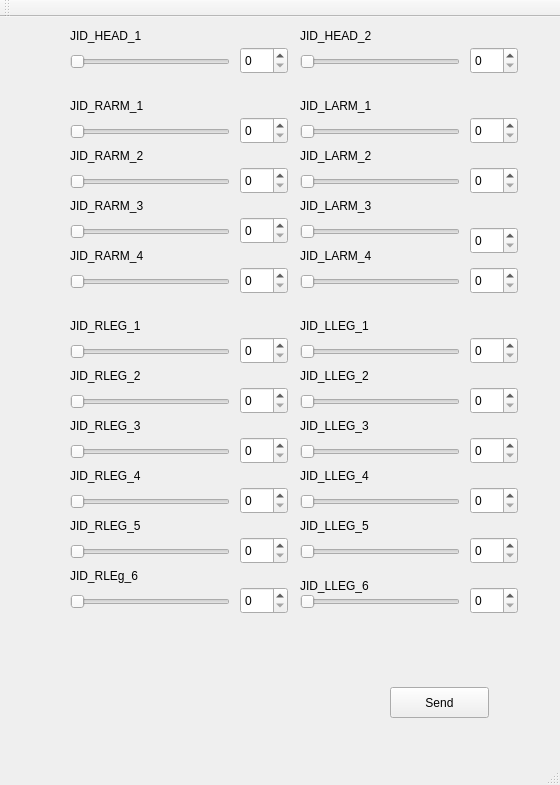
<?xml version="1.0" encoding="UTF-8"?>
<ui version="4.0">
 <class>MainWindow</class>
 <widget class="QMainWindow" name="MainWindow">
  <property name="geometry">
   <rect>
    <x>0</x>
    <y>0</y>
    <width>560</width>
    <height>785</height>
   </rect>
  </property>
  <property name="windowTitle">
   <string>MainWindow</string>
  </property>
  <widget class="QWidget" name="centralWidget">
   <widget class="QSlider" name="RARM_1_Slider">
    <property name="geometry">
     <rect>
      <x>70</x>
      <y>100</y>
      <width>160</width>
      <height>29</height>
     </rect>
    </property>
    <property name="orientation">
     <enum>Qt::Horizontal</enum>
    </property>
   </widget>
   <widget class="QPushButton" name="pushButton">
    <property name="geometry">
     <rect>
      <x>390</x>
      <y>670</y>
      <width>99</width>
      <height>31</height>
     </rect>
    </property>
    <property name="text">
     <string>Send</string>
    </property>
   </widget>
   <widget class="QSlider" name="LARM_1_Slider">
    <property name="geometry">
     <rect>
      <x>300</x>
      <y>100</y>
      <width>160</width>
      <height>29</height>
     </rect>
    </property>
    <property name="orientation">
     <enum>Qt::Horizontal</enum>
    </property>
   </widget>
   <widget class="QSlider" name="RARM_2_Slider">
    <property name="geometry">
     <rect>
      <x>70</x>
      <y>150</y>
      <width>160</width>
      <height>29</height>
     </rect>
    </property>
    <property name="orientation">
     <enum>Qt::Horizontal</enum>
    </property>
   </widget>
   <widget class="QSlider" name="LARM_2_Slider">
    <property name="geometry">
     <rect>
      <x>300</x>
      <y>150</y>
      <width>160</width>
      <height>29</height>
     </rect>
    </property>
    <property name="orientation">
     <enum>Qt::Horizontal</enum>
    </property>
   </widget>
   <widget class="QSlider" name="RARM_3_Slider">
    <property name="geometry">
     <rect>
      <x>70</x>
      <y>200</y>
      <width>160</width>
      <height>29</height>
     </rect>
    </property>
    <property name="orientation">
     <enum>Qt::Horizontal</enum>
    </property>
   </widget>
   <widget class="QSlider" name="RARM_4_Slider">
    <property name="geometry">
     <rect>
      <x>70</x>
      <y>250</y>
      <width>160</width>
      <height>29</height>
     </rect>
    </property>
    <property name="orientation">
     <enum>Qt::Horizontal</enum>
    </property>
   </widget>
   <widget class="QSlider" name="LARM_3_Slider">
    <property name="geometry">
     <rect>
      <x>300</x>
      <y>200</y>
      <width>160</width>
      <height>29</height>
     </rect>
    </property>
    <property name="orientation">
     <enum>Qt::Horizontal</enum>
    </property>
   </widget>
   <widget class="QSlider" name="LARM_4_Slider">
    <property name="geometry">
     <rect>
      <x>300</x>
      <y>250</y>
      <width>160</width>
      <height>29</height>
     </rect>
    </property>
    <property name="orientation">
     <enum>Qt::Horizontal</enum>
    </property>
   </widget>
   <widget class="QSlider" name="RLEG_1_Slider">
    <property name="geometry">
     <rect>
      <x>70</x>
      <y>320</y>
      <width>160</width>
      <height>29</height>
     </rect>
    </property>
    <property name="orientation">
     <enum>Qt::Horizontal</enum>
    </property>
   </widget>
   <widget class="QSlider" name="RLEG_2_Slider">
    <property name="geometry">
     <rect>
      <x>70</x>
      <y>370</y>
      <width>160</width>
      <height>29</height>
     </rect>
    </property>
    <property name="orientation">
     <enum>Qt::Horizontal</enum>
    </property>
   </widget>
   <widget class="QSlider" name="RLEG_3_Slider">
    <property name="geometry">
     <rect>
      <x>70</x>
      <y>420</y>
      <width>160</width>
      <height>29</height>
     </rect>
    </property>
    <property name="orientation">
     <enum>Qt::Horizontal</enum>
    </property>
   </widget>
   <widget class="QSlider" name="RLEG_4_Slider">
    <property name="geometry">
     <rect>
      <x>70</x>
      <y>520</y>
      <width>160</width>
      <height>29</height>
     </rect>
    </property>
    <property name="orientation">
     <enum>Qt::Horizontal</enum>
    </property>
   </widget>
   <widget class="QSlider" name="RLEG_5_Slider">
    <property name="geometry">
     <rect>
      <x>70</x>
      <y>470</y>
      <width>160</width>
      <height>29</height>
     </rect>
    </property>
    <property name="orientation">
     <enum>Qt::Horizontal</enum>
    </property>
   </widget>
   <widget class="QSlider" name="RLEG_6_Slider">
    <property name="geometry">
     <rect>
      <x>70</x>
      <y>570</y>
      <width>160</width>
      <height>29</height>
     </rect>
    </property>
    <property name="orientation">
     <enum>Qt::Horizontal</enum>
    </property>
   </widget>
   <widget class="QSlider" name="LLEG_1_Slider">
    <property name="geometry">
     <rect>
      <x>300</x>
      <y>320</y>
      <width>160</width>
      <height>29</height>
     </rect>
    </property>
    <property name="orientation">
     <enum>Qt::Horizontal</enum>
    </property>
   </widget>
   <widget class="QSlider" name="LLEG_2_Slider">
    <property name="geometry">
     <rect>
      <x>300</x>
      <y>370</y>
      <width>160</width>
      <height>29</height>
     </rect>
    </property>
    <property name="orientation">
     <enum>Qt::Horizontal</enum>
    </property>
   </widget>
   <widget class="QSlider" name="LLEG_3_Slider">
    <property name="geometry">
     <rect>
      <x>300</x>
      <y>420</y>
      <width>160</width>
      <height>29</height>
     </rect>
    </property>
    <property name="orientation">
     <enum>Qt::Horizontal</enum>
    </property>
   </widget>
   <widget class="QSlider" name="LLEG_4_Slider">
    <property name="geometry">
     <rect>
      <x>300</x>
      <y>470</y>
      <width>160</width>
      <height>29</height>
     </rect>
    </property>
    <property name="orientation">
     <enum>Qt::Horizontal</enum>
    </property>
   </widget>
   <widget class="QSlider" name="LLEG_5_Slider">
    <property name="geometry">
     <rect>
      <x>300</x>
      <y>520</y>
      <width>160</width>
      <height>29</height>
     </rect>
    </property>
    <property name="orientation">
     <enum>Qt::Horizontal</enum>
    </property>
   </widget>
   <widget class="QSlider" name="LLEG_6_Slider">
    <property name="geometry">
     <rect>
      <x>300</x>
      <y>570</y>
      <width>160</width>
      <height>29</height>
     </rect>
    </property>
    <property name="orientation">
     <enum>Qt::Horizontal</enum>
    </property>
   </widget>
   <widget class="QSpinBox" name="RARM_1_Spin">
    <property name="geometry">
     <rect>
      <x>240</x>
      <y>100</y>
      <width>48</width>
      <height>27</height>
     </rect>
    </property>
   </widget>
   <widget class="QSpinBox" name="RARM_2_Spin">
    <property name="geometry">
     <rect>
      <x>240</x>
      <y>150</y>
      <width>48</width>
      <height>27</height>
     </rect>
    </property>
   </widget>
   <widget class="QSpinBox" name="RARM_3_Spin">
    <property name="geometry">
     <rect>
      <x>240</x>
      <y>200</y>
      <width>48</width>
      <height>27</height>
     </rect>
    </property>
   </widget>
   <widget class="QSpinBox" name="RARM_4_Spin">
    <property name="geometry">
     <rect>
      <x>240</x>
      <y>250</y>
      <width>48</width>
      <height>27</height>
     </rect>
    </property>
   </widget>
   <widget class="QSpinBox" name="RLEG_1_Spin">
    <property name="geometry">
     <rect>
      <x>240</x>
      <y>320</y>
      <width>48</width>
      <height>27</height>
     </rect>
    </property>
   </widget>
   <widget class="QSpinBox" name="RLEG_2_Spin">
    <property name="geometry">
     <rect>
      <x>240</x>
      <y>370</y>
      <width>48</width>
      <height>27</height>
     </rect>
    </property>
   </widget>
   <widget class="QSpinBox" name="RLEG_3_Spin">
    <property name="geometry">
     <rect>
      <x>240</x>
      <y>420</y>
      <width>48</width>
      <height>27</height>
     </rect>
    </property>
   </widget>
   <widget class="QSpinBox" name="RLEG_4_Spin">
    <property name="geometry">
     <rect>
      <x>240</x>
      <y>470</y>
      <width>48</width>
      <height>27</height>
     </rect>
    </property>
   </widget>
   <widget class="QSpinBox" name="RLEG_5_Spin">
    <property name="geometry">
     <rect>
      <x>240</x>
      <y>520</y>
      <width>48</width>
      <height>27</height>
     </rect>
    </property>
   </widget>
   <widget class="QSpinBox" name="RLEG_6_Spin">
    <property name="geometry">
     <rect>
      <x>240</x>
      <y>570</y>
      <width>48</width>
      <height>27</height>
     </rect>
    </property>
   </widget>
   <widget class="QSlider" name="HEAD_1_Slider">
    <property name="geometry">
     <rect>
      <x>70</x>
      <y>30</y>
      <width>160</width>
      <height>29</height>
     </rect>
    </property>
    <property name="orientation">
     <enum>Qt::Horizontal</enum>
    </property>
   </widget>
   <widget class="QSlider" name="HEAD_2_Slider">
    <property name="geometry">
     <rect>
      <x>300</x>
      <y>30</y>
      <width>160</width>
      <height>29</height>
     </rect>
    </property>
    <property name="orientation">
     <enum>Qt::Horizontal</enum>
    </property>
   </widget>
   <widget class="QSpinBox" name="HEAD_1_Spin">
    <property name="geometry">
     <rect>
      <x>240</x>
      <y>30</y>
      <width>48</width>
      <height>27</height>
     </rect>
    </property>
   </widget>
   <widget class="QSpinBox" name="HEAD_2_Spin">
    <property name="geometry">
     <rect>
      <x>470</x>
      <y>30</y>
      <width>48</width>
      <height>27</height>
     </rect>
    </property>
   </widget>
   <widget class="QSpinBox" name="LARM_1_Spin">
    <property name="geometry">
     <rect>
      <x>470</x>
      <y>100</y>
      <width>48</width>
      <height>27</height>
     </rect>
    </property>
   </widget>
   <widget class="QSpinBox" name="LARM_2_Spin">
    <property name="geometry">
     <rect>
      <x>470</x>
      <y>150</y>
      <width>48</width>
      <height>27</height>
     </rect>
    </property>
   </widget>
   <widget class="QSpinBox" name="LARM_3_Spin">
    <property name="geometry">
     <rect>
      <x>470</x>
      <y>210</y>
      <width>48</width>
      <height>27</height>
     </rect>
    </property>
   </widget>
   <widget class="QSpinBox" name="LARM_4_Spin">
    <property name="geometry">
     <rect>
      <x>470</x>
      <y>250</y>
      <width>48</width>
      <height>27</height>
     </rect>
    </property>
   </widget>
   <widget class="QSpinBox" name="LLEG_1_Spin">
    <property name="geometry">
     <rect>
      <x>470</x>
      <y>320</y>
      <width>48</width>
      <height>27</height>
     </rect>
    </property>
   </widget>
   <widget class="QSpinBox" name="LLEG_2_Spin">
    <property name="geometry">
     <rect>
      <x>470</x>
      <y>370</y>
      <width>48</width>
      <height>27</height>
     </rect>
    </property>
   </widget>
   <widget class="QSpinBox" name="LLEG_3_Spin">
    <property name="geometry">
     <rect>
      <x>470</x>
      <y>420</y>
      <width>48</width>
      <height>27</height>
     </rect>
    </property>
   </widget>
   <widget class="QSpinBox" name="LLEG_4_Spin">
    <property name="geometry">
     <rect>
      <x>470</x>
      <y>470</y>
      <width>48</width>
      <height>27</height>
     </rect>
    </property>
   </widget>
   <widget class="QSpinBox" name="LLEG_5_Spin">
    <property name="geometry">
     <rect>
      <x>470</x>
      <y>520</y>
      <width>48</width>
      <height>27</height>
     </rect>
    </property>
   </widget>
   <widget class="QSpinBox" name="LLEG_6_Spin">
    <property name="geometry">
     <rect>
      <x>470</x>
      <y>570</y>
      <width>48</width>
      <height>27</height>
     </rect>
    </property>
   </widget>
   <widget class="QLabel" name="label_2">
    <property name="geometry">
     <rect>
      <x>70</x>
      <y>10</y>
      <width>101</width>
      <height>17</height>
     </rect>
    </property>
    <property name="text">
     <string>JID_HEAD_1</string>
    </property>
   </widget>
   <widget class="QLabel" name="label_3">
    <property name="geometry">
     <rect>
      <x>300</x>
      <y>10</y>
      <width>91</width>
      <height>17</height>
     </rect>
    </property>
    <property name="text">
     <string>JID_HEAD_2</string>
    </property>
   </widget>
   <widget class="QLabel" name="label_4">
    <property name="geometry">
     <rect>
      <x>70</x>
      <y>80</y>
      <width>101</width>
      <height>17</height>
     </rect>
    </property>
    <property name="text">
     <string>JID_RARM_1</string>
    </property>
   </widget>
   <widget class="QLabel" name="label_5">
    <property name="geometry">
     <rect>
      <x>300</x>
      <y>80</y>
      <width>101</width>
      <height>17</height>
     </rect>
    </property>
    <property name="text">
     <string>JID_LARM_1</string>
    </property>
   </widget>
   <widget class="QLabel" name="label_6">
    <property name="geometry">
     <rect>
      <x>70</x>
      <y>130</y>
      <width>101</width>
      <height>17</height>
     </rect>
    </property>
    <property name="text">
     <string>JID_RARM_2</string>
    </property>
   </widget>
   <widget class="QLabel" name="label_7">
    <property name="geometry">
     <rect>
      <x>70</x>
      <y>180</y>
      <width>101</width>
      <height>17</height>
     </rect>
    </property>
    <property name="text">
     <string>JID_RARM_3</string>
    </property>
   </widget>
   <widget class="QLabel" name="label_8">
    <property name="geometry">
     <rect>
      <x>70</x>
      <y>230</y>
      <width>101</width>
      <height>17</height>
     </rect>
    </property>
    <property name="text">
     <string>JID_RARM_4</string>
    </property>
   </widget>
   <widget class="QLabel" name="label_9">
    <property name="geometry">
     <rect>
      <x>70</x>
      <y>300</y>
      <width>101</width>
      <height>17</height>
     </rect>
    </property>
    <property name="text">
     <string>JID_RLEG_1</string>
    </property>
   </widget>
   <widget class="QLabel" name="label_10">
    <property name="geometry">
     <rect>
      <x>70</x>
      <y>350</y>
      <width>101</width>
      <height>17</height>
     </rect>
    </property>
    <property name="text">
     <string>JID_RLEG_2</string>
    </property>
   </widget>
   <widget class="QLabel" name="label_11">
    <property name="geometry">
     <rect>
      <x>70</x>
      <y>400</y>
      <width>101</width>
      <height>17</height>
     </rect>
    </property>
    <property name="text">
     <string>JID_RLEG_3</string>
    </property>
   </widget>
   <widget class="QLabel" name="label_12">
    <property name="geometry">
     <rect>
      <x>70</x>
      <y>450</y>
      <width>101</width>
      <height>17</height>
     </rect>
    </property>
    <property name="text">
     <string>JID_RLEG_4</string>
    </property>
   </widget>
   <widget class="QLabel" name="label_13">
    <property name="geometry">
     <rect>
      <x>70</x>
      <y>500</y>
      <width>101</width>
      <height>17</height>
     </rect>
    </property>
    <property name="text">
     <string>JID_RLEG_5</string>
    </property>
   </widget>
   <widget class="QLabel" name="label_14">
    <property name="geometry">
     <rect>
      <x>70</x>
      <y>550</y>
      <width>101</width>
      <height>17</height>
     </rect>
    </property>
    <property name="text">
     <string>JID_RLEg_6</string>
    </property>
   </widget>
   <widget class="QLabel" name="label_15">
    <property name="geometry">
     <rect>
      <x>300</x>
      <y>130</y>
      <width>101</width>
      <height>17</height>
     </rect>
    </property>
    <property name="text">
     <string>JID_LARM_2</string>
    </property>
   </widget>
   <widget class="QLabel" name="label_16">
    <property name="geometry">
     <rect>
      <x>300</x>
      <y>180</y>
      <width>101</width>
      <height>17</height>
     </rect>
    </property>
    <property name="text">
     <string>JID_LARM_3</string>
    </property>
   </widget>
   <widget class="QLabel" name="label_17">
    <property name="geometry">
     <rect>
      <x>300</x>
      <y>230</y>
      <width>101</width>
      <height>17</height>
     </rect>
    </property>
    <property name="text">
     <string>JID_LARM_4</string>
    </property>
   </widget>
   <widget class="QLabel" name="label_18">
    <property name="geometry">
     <rect>
      <x>300</x>
      <y>300</y>
      <width>101</width>
      <height>17</height>
     </rect>
    </property>
    <property name="text">
     <string>JID_LLEG_1</string>
    </property>
   </widget>
   <widget class="QLabel" name="label_19">
    <property name="geometry">
     <rect>
      <x>300</x>
      <y>350</y>
      <width>101</width>
      <height>17</height>
     </rect>
    </property>
    <property name="text">
     <string>JID_LLEG_2</string>
    </property>
   </widget>
   <widget class="QLabel" name="label_20">
    <property name="geometry">
     <rect>
      <x>300</x>
      <y>400</y>
      <width>101</width>
      <height>17</height>
     </rect>
    </property>
    <property name="text">
     <string>JID_LLEG_3</string>
    </property>
   </widget>
   <widget class="QLabel" name="label_21">
    <property name="geometry">
     <rect>
      <x>300</x>
      <y>450</y>
      <width>101</width>
      <height>17</height>
     </rect>
    </property>
    <property name="text">
     <string>JID_LLEG_4</string>
    </property>
   </widget>
   <widget class="QLabel" name="label_22">
    <property name="geometry">
     <rect>
      <x>300</x>
      <y>500</y>
      <width>101</width>
      <height>17</height>
     </rect>
    </property>
    <property name="text">
     <string>JID_LLEG_5</string>
    </property>
   </widget>
   <widget class="QLabel" name="label_23">
    <property name="geometry">
     <rect>
      <x>300</x>
      <y>560</y>
      <width>101</width>
      <height>17</height>
     </rect>
    </property>
    <property name="text">
     <string>JID_LLEG_6</string>
    </property>
   </widget>
  </widget>
  <widget class="QMenuBar" name="menuBar">
   <property name="geometry">
    <rect>
     <x>0</x>
     <y>0</y>
     <width>560</width>
     <height>31</height>
    </rect>
   </property>
  </widget>
  <widget class="QToolBar" name="mainToolBar">
   <attribute name="toolBarArea">
    <enum>TopToolBarArea</enum>
   </attribute>
   <attribute name="toolBarBreak">
    <bool>false</bool>
   </attribute>
  </widget>
  <widget class="QStatusBar" name="statusBar"/>
 </widget>
 <layoutdefault spacing="6" margin="11"/>
 <resources/>
 <connections/>
</ui>
